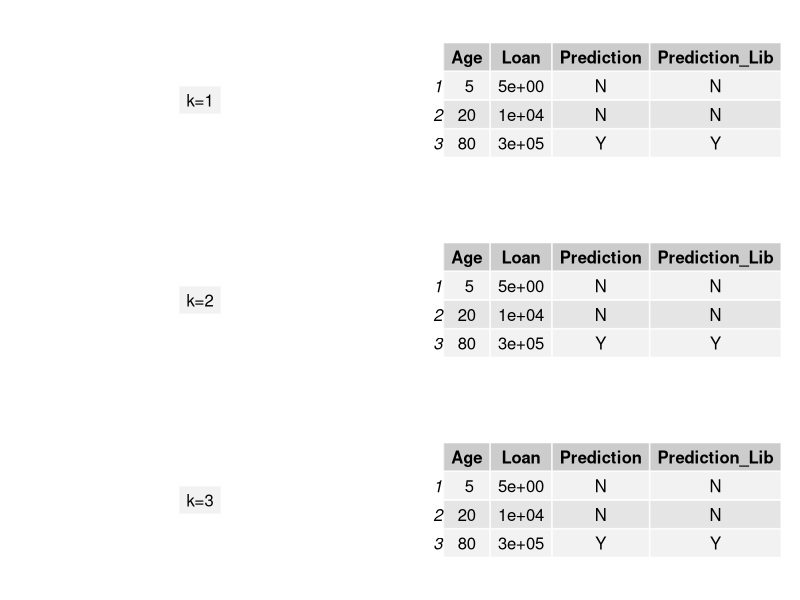

Write R code to recreate this figure.
table <- read.csv('q6.csv',header=TRUE,sep=',')
table

getPred<-function(x,k){
  distance=vector()
  age<-x[1]
  loan<-x[2]
  length(distance)=nrow(table)
  for(i in 1:nrow(table))
  {
    distance[i]=sqrt(((age-table[i,1])^2)+((loan-table[i,2])^2))
  }
  #min(distance)
  temp_table <- table
  temp_table$dist <- distance
  temp_table <- temp_table[order(temp_table$dist),]
  n_classes <- temp_table[1:k,3]
  count_table <- table(n_classes)
  classes <- names(count_table)
  return(classes[which.max(count_table)])
}

x_test <- data.frame("Age"=c(5,20,80),"Loan"=c(5,10000,300000))
pred1 <- apply(x_test,1,function(x) getPred(x,1))
pred2 <- apply(x_test,1,function(x) getPred(x,2))
pred3 <- apply(x_test,1,function(x) getPred(x,3))

x_test[1]
#Library Function
library(class)
y_train <- table[,3]
x_train <- table[,1:2]
pred_lib1 <- knn(train = x_train,test=x_test,cl=y_train, k = 1)
pred_lib2 <- knn(train = x_train,test=x_test,cl=y_train, k = 2) 
pred_lib3 <- knn(train = x_train,test=x_test,cl=y_train, k = 3) 

pred_lib1
pred_lib2
pred_lib3
#comparison table
library(grid)
library(gridExtra)
par(mfrow=c(2,3))
result1 <- data.frame("Age"=x_test[,1],"Loan"=x_test[,2],"Prediction"=pred1,"Prediction_Lib"=pred_lib1)
result2 <- data.frame("Age"=x_test[,1],"Loan"=x_test[,2],"Prediction"=pred2,"Prediction_Lib"=pred_lib2)
result3 <- data.frame("Age"=x_test[,1],"Loan"=x_test[,2],"Prediction"=pred3,"Prediction_Lib"=pred_lib3)

grid.arrange(tableGrob("k=1"),tableGrob(result1),tableGrob("k=2"),tableGrob(result2),tableGrob("k=3"),tableGrob(result3))

